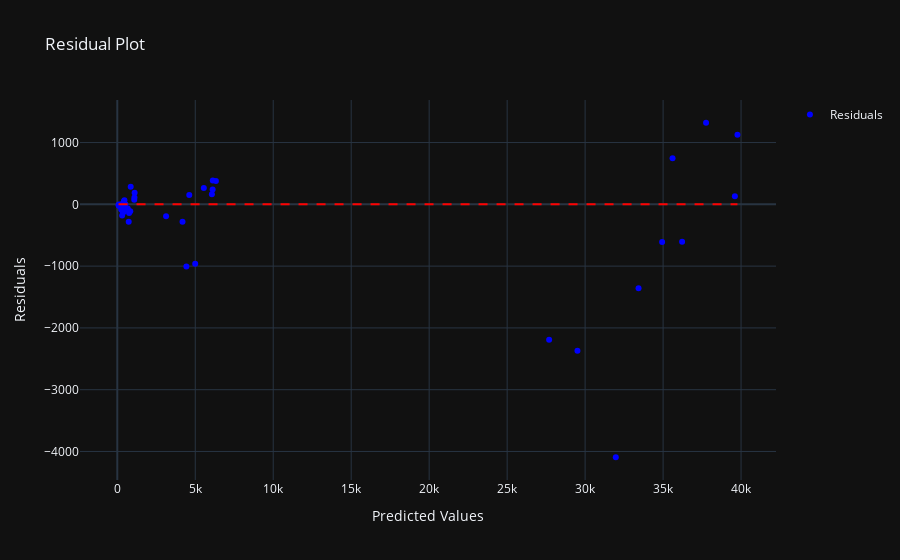

Notebook code for this chart:
### Code cell
predictions = model.predict(X_test)
 
# Calculate residuals -  the error or the deviation of the model's prediction from the true value
residuals = y_test - predictions

fig3 = go.Figure()

fig3.add_trace(go.Scatter(x=predictions, y=residuals, mode='markers', 
    marker=dict(color='blue'), 
    name='Residuals'))

# Add a horizontal line at y=0
fig3.add_shape(type="line", x0=min(predictions), y0=0, x1=max(predictions), y1=0, 
    line=dict(color="red", width=2, dash="dash"), 
    name="Zero Error Line")

fig3.update_layout(title="Residual Plot",
    xaxis_title="Predicted Values",
    yaxis_title="Residuals",
    showlegend=True,
    template='plotly_dark')

fig3.show()

### Figure 1 — Plotly figure (JSON) as saved in the notebook; plotly's stock layout.template omitted (floating-point values rounded to 4 significant figures)
{"data": [{"marker": {"color": "blue"}, "mode": "markers", "name": "Residuals", "type": "scatter", "x": [445.9, 81.25, 330.0, 4996.0, 406.6, 626.2, 6115.0, 105.0, 31970.0, 106.7, 353.2, 425.9, 5549.0, 732.5, 860.6, 291.8, 761.1, 128.2, 456.9, 346.3, 27690.0, 39770.0, 253.7, 433.1, 517.6, 502.6, 4184.0, 1088.0, 344.0, 4430.0, 346.2, 35610.0, 29510.0, 33430.0, 190.2, 3128.0, 311.6, 107.9, 1100.0, 455.7, 6067.0, 4616.0, 6324.0, 36220.0, 39600.0, 34940.0, 1112.0, 832.5, 37750.0, 129.3, 230.1, 6123.0, 671.2], "y": [-77.51, -14.2, -45.35, -962.4, -125.8, -71.05, 239.1, -22.1, -4094.0, -7.715, 14.41, 48.89, 266.2, -281.6, 286.1, -66.04, -138.6, -18.12, 67.93, -4.048, -2191.0, 1128.0, -82.49, -114.3, 2.023, -4.327, -282.6, 76.18, -117.1, -1008.0, 1.495, 746.9, -2371.0, -1356.0, -19.02, -194.0, -181.4, -0.9899, 109.5, -1.164, 165.2, 152.9, 377.4, -607.1, 129.7, -610.1, 188.6, -111.1, 1321.0, -14.25, -31.45, 384.6, -67.73]}], "layout": {"shapes": [{"line": {"color": "red", "dash": "dash", "width": 2}, "name": "Zero Error Line", "type": "line", "x0": 81.25, "x1": 39770.0, "y0": 0, "y1": 0}], "showlegend": true, "title": {"text": "Residual Plot"}, "xaxis": {"title": {"text": "Predicted Values"}}, "yaxis": {"title": {"text": "Residuals"}}}}
